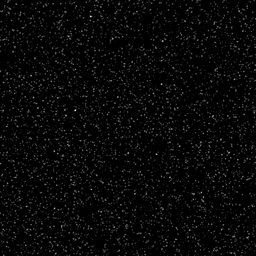
#> input picture exercises/ex2/scripts/B005_1.tif, 256 x 256 px, shrunk from 512 x 512 before the run
$ python 'adding_features_to correlations.py'   (older library calls are emulated)
#> lines starting #> are read from the running program, lines starting #| are printed output that depends on the picture

# coding: utf-8

# # PIV basics 1

#  start analasys of two picture from piv challenge going through the steps in PIV basics

# In[121]:

# This import registers the 3D projection, but is otherwise unused.
from mpl_toolkits.mplot3d import Axes3D  # noqa: F401 unused import
import numpy as np
from matplotlib import pyplot as plt
from scipy.signal import correlate2d
from skimage.feature import match_template
# load the images:
a = plt.imread('B005_1.tif')
#> a is the input picture: shape (256, 256); min 0, max 218, mean 7.5
b = plt.imread('B005_2.tif')
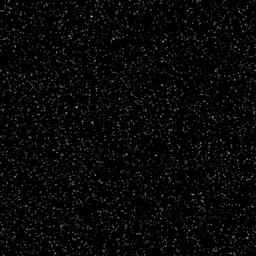
#> input picture exercises/ex2/scripts/B005_2.tif, 256 x 256 px, shrunk from 512 x 512 before the run
#> b is the input picture: shape (256, 256); min 0, max 228, mean 7.5
iw = 16
ia = a[:iw,:iw].copy()
ib = b[:iw,:iw].copy()
ia=ia.astype(np.float)
ib=ib.astype(np.float)
#lets find the displacemant
def RMS2D_1(img, template,maxroll=8):
    #CALCULATES the RMS of the difference between img and template at different shifts of img
    #img-2d array of gray scale value of image at time t
    #template-2d array of gray scale value of image at time t+dt
    #img and template should be same size
    #maxroll- maximun pixel shift of the img 8 pixels is the defult
    #last row/clumn that goes out of array bounds become the first/last row/column
    #i.e the shifted img stays at the same size
    #the function returns a 2d array C at size maxroll+1Xmaxroll+1 wherers
    #C[maxroll,maxroll]-Rms of the difference withount shifts img[i,j] tem[i,j]
    #C[maxroll+x,maxroll+y]-Rms of the difference with shifts img[i+x,j+y] tem[i,j]

#> called with img = array of shape (16, 16), template = array of shape (16, 16), maxroll = 8
    cor=np.zeros((maxroll*2+1,maxroll*2+1))
    for row in range(-maxroll,maxroll+1):
        for col in range(-maxroll,maxroll+1):
            norm=np.mean(img)*np.size(img)+1
            cor[maxroll+row,maxroll+col]=np.sqrt(np.sum(np.square(np.roll(img,(row,col),axis=(0,1)) - template))/norm)
    return cor
#lets find the displacemant
def RMS2D_2(img, template, maxroll=8):
    #CALCULATES the RMS of the difference between img and template at different shifts of img
    #img-2d array of gray scale value of image at time t
    #template-2d array of gray scale value of image at time t+dt
    #img and template should be same size
    #maxroll- maximun pixel shift of the img 8 pixels is the defult
    #last row/clumn that goes out of array bounds is thrown away
    #i.e the shifted img becomes smaller with each shift
    #the function returns a 2d array C at size maxroll+1Xmaxroll+1 wherers
    #C[maxroll,maxroll]-Rms of the difference withount shifts img[i,j] tem[i,j]
    #C[maxroll+x,maxroll+y]-Rms of the difference with shifts img[i+x,j+y] tem[i,j]
    cor=np.zeros((maxroll*2+1,maxroll*2+1))
    for row in range(maxroll+1):
        for col in range(maxroll+1):
            if col==0 and row==0:
                norm=np.mean(img)*np.size(img)+1
                cor[maxroll,maxroll]=np.sqrt(np.sum(np.square(template - img))/norm)
            elif col==0 and row!=0:
                norm1=np.mean(np.roll(img,row,axis=0)[row::,:])*np.size(img[row::,:])+1
                norm2=np.mean(img[row::,:])*np.size(img[row::,:])+1
                cor[maxroll+row,maxroll]=np.sqrt(np.sum(np.square(template[row::,:] - np.roll(img,row,axis=0)[row::,:]))/norm1)
                cor[maxroll-row,maxroll]=np.sqrt(np.sum(np.square(img[row::,:] - np.roll(template,row,axis=0)[row::,:]))/norm2)
            elif row==0 and col!=0:
                norm1=np.mean(np.roll(img,col,axis=1)[:,col::])*np.size(img[:,col::])+1
                norm2=np.mean(img[:,col::])*np.size(img[:,col::])+1
                cor[maxroll,maxroll+col]=np.sqrt(np.sum(np.square(template[:,col::] - np.roll(img,col,axis=1)[:,col::]))/norm1)
                cor[maxroll,maxroll-col]=np.sqrt(np.sum(np.square(img[:,col::] - np.roll(template,col,axis=1)[:,col::]))/norm2)
            else:
                norm1=np.mean(np.roll(img,(row,col),axis=(0,1))[row::,col::])*np.size(img[row::,col::])+1
                norm2=np.mean(img[row::,col::])*np.size(img[row::,col::])+1
                norm3=np.mean(np.roll(img,row,axis=0)[row::,col::])*np.size(img[row::,col::])+1
                norm4=np.mean(np.roll(img,col,axis=1)[row::,col::])*np.size(img[row::,col::])+1
                cor[maxroll+row,maxroll+col]=np.sqrt(np.sum(np.square(template[row::,col::] - np.roll(img,(row,col),axis=(0,1))[row::,col::]))/norm1)
                cor[maxroll-row,maxroll-col]=np.sqrt(np.sum(np.square(img[row::,col::] - np.roll(template,(row,col),axis=(0,1))[row::,col::]))/norm2)
                cor[maxroll+row,maxroll-col]=np.sqrt(np.sum(np.square(np.roll(template,col,axis=1)[row::,col::] - np.roll(img,row,axis=0)[row::,col::]))/norm3)
                cor[maxroll-row,maxroll+col]=np.sqrt(np.sum(np.square(np.roll(template,row,axis=0)[row::,col::] - np.roll(img,col,axis=1)[row::,col::]))/norm4)
    return cor
def my_crosscor2d(img, template, maxroll=8):
    #CALCULATES the cross corelation  between img and template at different shifts of img
    #img-2d array of gray scale value of image at time t
    #template-2d array of gray scale value of image at time t+dt
    #img and template should be same size
    #maxroll- maximun pixel shift of the img 8 pixels is the defult
    #last row/clumn that goes out of array bounds is thrown away
    #i.e the shifted img becomes smaller with each shift
    #the function returns a 2d array C at size maxroll+1Xmaxroll+1 wherers
    #C[maxroll,maxroll]-cross corelation  withount shifts img[i,j] X tem[i,j]
    #C[maxroll+x,maxroll+y]-cross corelation with shifts img[i+x,j+y] X tem[i,j]
    cor=np.zeros((maxroll*2+1,maxroll*2+1))
    for row in range(maxroll+1):
        for col in range(maxroll+1):
            if col==0 and row==0:
                cor[maxroll,maxroll]=np.sum(template * img)
            elif col==0 and row!=0:
                cor[maxroll+row,maxroll]=np.sum(template[row::,:] * np.roll(img,row,axis=0)[row::,:])
                cor[maxroll-row,maxroll]=np.sum(img[row::,:] * np.roll(template,row,axis=0)[row::,:])
            elif row==0 and col!=0:
                cor[maxroll,maxroll+col]=np.sum(template[:,col::] * np.roll(img,col,axis=1)[:,col::])
                cor[maxroll,maxroll-col]=np.sum(img[:,col::] * np.roll(template,col,axis=1)[:,col::])
            else:
                cor[maxroll+row,maxroll+col]=np.sum(template[row::,col::] * np.roll(img,(row,col),axis=(0,1))[row::,col::])
                cor[maxroll-row,maxroll-col]=np.sum(img[row::,col::] * np.roll(template,(row,col),axis=(0,1))[row::,col::])
                cor[maxroll+row,maxroll-col]=np.sum(np.roll(template,col,axis=1)[row::,col::] * np.roll(img,row,axis=0)[row::,col::])
                cor[maxroll-row,maxroll+col]=np.sum(np.roll(template,row,axis=0)[row::,col::] * np.roll(img,col,axis=1)[row::,col::])
    return cor


# let's test that it works indeed by manually rolling (shifting circurlarly) the same image
cor =RMS2D_1(ia,np.roll(ia,(4,-7),axis=(0,1)))
i,j = np.unravel_index(cor.argmin(), cor.shape)
#> i = 12; j = 1
print('cor2d:%d,%d'%(i-8,j-8))
#| cor2d:4,-7
cor=RMS2D_2(ia,np.roll(ia,(4,-7),axis=(0,1)))
i,j = np.unravel_index(cor.argmin(), cor.shape)
print('cor2d:%d,%d'%(i-8,j-8))
#| cor2d:4,-7
cor=my_crosscor2d(ia-ia.mean(),np.roll(ia,(4,-7),axis=(0,1))-ia.mean())
i,j = np.unravel_index(cor.argmax(), cor.shape)
print('cor2d:%d,%d'%(i-8,j-8))
#| cor2d:4,-7
c = correlate2d(np.roll(ia,(4,-7),axis=(0,1))-ia.mean(),np.roll(ia,(0,0),axis=(0,1))-ia.mean())
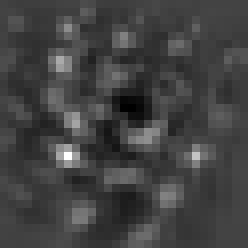
#> c: shape (31, 31) float64 (shown 8 times larger); min -18042, max 51013, mean 0; drawn with min black and max white
i,j = np.unravel_index(c[iw-1-8:iw+8,iw-1-8:iw+8].argmax(), c[iw-1-8:iw+8,iw-1-8:iw+8].shape)
print('cor2d:%d,%d'%(i-8,j-8))
#| cor2d:4,-7
cor1= RMS2D_1(ia,ib)
i,j = np.unravel_index(cor1.argmin(), cor1.shape)
#> i = 8; j = 8
print('RMS1:%d,%d'%(i-8,j-8))
#| RMS1:0,0
cor2 =RMS2D_2(ia,ib)
i,j = np.unravel_index(cor2.argmin(), cor2.shape)
#> j = 9
print('RMS2:%d,%d'%(i-8,j-8))
#| RMS2:0,1
cor3 = my_crosscor2d(ia-ia.mean(),ib-ib.mean())
i,j = np.unravel_index(cor3.argmax(), cor3.shape)
#> j = 8
print('my cross cor:%d,%d'%(i-8,j-8))
#| my cross cor:0,0
cor4 = correlate2d(ib-ib.mean(),ia-ia.mean())
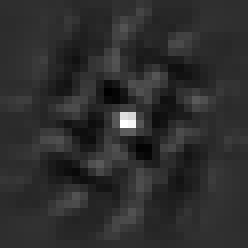
#> cor4: shape (31, 31) float64 (shown 8 times larger); min -18156.5, max 82194, mean 0; drawn with min black and max white
i,j = np.unravel_index(cor4.argmax(), cor4.shape)
#> i = 15; j = 15
print('scipy cross cor:%d,%d'%(i-15,j-15))
#| scipy cross cor:0,0
fig = plt.figure()
ax1 = fig.add_subplot(2, 2, 1, projection='3d')
x=np.arange(8*2+1)
y=np.arange(8*2+1)
X,Y=np.meshgrid(x,y)
surf1 = ax1.plot_surface(X, Y, cor1, cmap='jet')
ax2 = fig.add_subplot(2, 2, 2, projection='3d')
surf2 = ax2.plot_surface(X, Y, cor2, cmap='jet')
ax3 = fig.add_subplot(2,2, 3, projection='3d')
surf3 = ax3.plot_surface(X, Y, cor3, cmap='jet')
ax4 = fig.add_subplot(2,2, 4, projection='3d')
surf4 = ax4.plot_surface(X, Y, cor4[iw-1-8:iw+8,iw-1-8:iw+8], cmap='jet')
#ax.w_zaxis.set_major_locator(LinearLocator(10))
#ax.w_zaxis.set_major_formatter(FormatStrFormatter('%.03f'))
#fig.colorbar(surf, shrink=0.5, aspect=5)

x,y,u_rms1,v_rms1,u_cor,v_cor,u_rms2,v_rms2,u_mycross,v_mycross = [],[],[],[],[],[],[],[],[],[]
for k in range(0,a.shape[0],iw):
    for m in range(0,a.shape[1],iw):
        ia = a[k:k+iw,m:m+iw].copy()
        ib = b[k:k+iw,m:m+iw].copy()
        ia=ia.astype(np.float)
        ib=ib.astype(np.float)
        cor_rms1 = RMS2D_1(ia,ib)
        row,col = np.unravel_index(cor_rms1.argmin(), cor_rms1.shape)
        y.append(k+iw/2.-1)
        x.append(m+iw/2.-1)
        u_rms1.append(col-8)
        v_rms1.append(row-8)
        cor = correlate2d(ib-ib.mean(),ia-ia.mean())
        cor=cor[iw-1-8:iw+8,iw-1-8:iw+8]
        row,col = np.unravel_index(cor.argmax(), cor.shape)
        u_cor.append(col-8)
        v_cor.append(row-8)
        c_rms2 = RMS2D_2(ia,ib)
        row,col = np.unravel_index(c_rms2.argmin(), c_rms2.shape)
        u_rms2.append(col -8)
        v_rms2.append(row- 8)
        c_mycross = my_crosscor2d(ia-ia.mean(),ib-ib.mean())
        row,col = np.unravel_index(c_mycross.argmax(), c_mycross.shape)
        u_mycross.append(col -8)
        v_mycross.append(row- 8)
#> after the loop, u_cor = 256 values, max 4 at index 102, min -4 at index 134, mean -0.0156; u_mycross has the same summary as u_cor; u_rms1 = 256 values, max 4 at index 102, min -8 at index 117, mean -0.0625; u_rms2 = 256 values, max 8 at index 117, min -5 at index 133, mean 0.0391; v_cor = 256 values, max 5 at index 101, min -3 at index 100, mean 0.141; v_mycross has the same summary as v_cor; v_rms1 = 256 values, max 6 at index 118, min -3 at index 100, mean 0.129; v_rms2 = 256 values, max 5 at index 118, min -8 at index 101, mean 0.0586; x = 256 values, max 247 at index 15, min 7 at index 0, mean 127; y = 256 values from 7 to 247

plt.figure(figsize=(12,10))
plt.subplot(2,2,1)
M_rms1 = np.sqrt(pow(np.array(u_rms1), 2) + pow(np.array(v_rms1), 2))
#> M_rms1 = 256 values, max 8.54 at index 117, min 0 at index 0, mean 1.06
plt.quiver(x,y,u_rms1,v_rms1,M_rms1)
plt.title('rms1')

plt.subplot(2,2,2)
M_cor = np.sqrt(pow(np.array(u_cor), 2) + pow(np.array(v_cor), 2))
#> M_cor = 256 values, max 5.83 at index 101, min 0 at index 0, mean 1.02
plt.quiver(x,y,u_cor,v_cor,M_cor)
plt.title('scipy cross cor')

plt.subplot(2,2,3)
M_rms2 = np.sqrt(pow(np.array(u_rms2), 2) + pow(np.array(v_rms2), 2))
#> M_rms2 = 256 values, max 11.31 at index 134, min 0 at index 10, mean 1.17
plt.quiver(x,y,u_rms2,v_rms2,M_rms2)
plt.title('rms2')

plt.subplot(2,2,4)
M_mycross = np.sqrt(pow(np.array(u_mycross), 2) + pow(np.array(v_mycross), 2))
#> M_mycross has the same summary as M_cor
plt.quiver(x,y,u_mycross,v_mycross,M_mycross)
plt.title('my cross cor')


#the results are abit different lets explore it
q_rms1_rms2= M_rms1==M_rms2
problem_rms1_rms2=np.where(q_rms1_rms2==False)
q_mycrosscor_corsscor= M_mycross==M_cor
problem_mycrosscor_corsscor=np.where(q_mycrosscor_corsscor==False)
#> problem_mycrosscor_corsscor = (empty array,)
q_rms1_corsscor= M_rms1==M_cor
problem_rms1_corsscor=np.where(q_rms1_corsscor==False)
#> problem_rms1_corsscor = ([86, 95, 101, 117, 118, 127, 134, 146, 154, 174],)
q_rms2_corsscorr= M_rms2==M_cor
problem_rms2_corsscor=np.where(q_rms2_corsscorr==False)
print('number of different points comparing rms1 to rms2:%d'%np.size(problem_rms1_rms2[0]))
#| number of different points comparing rms1 to rms2:22
print('number of different points coparing my cross cor to scipys:%d'%np.size(problem_mycrosscor_corsscor[0]))
#| number of different points coparing my cross cor to scipys:0
print('number of different points comparing rms1 to crosscor:%d'%np.size(problem_rms1_corsscor[0]))
#| number of different points comparing rms1 to crosscor:10
print('number of different points comparing rms2 to crosscor:%d'%np.size(problem_rms2_corsscor[0]))
#| number of different points comparing rms2 to crosscor:25
#> `#dist_cor= np.sqrt(np.sum(np.square(ib - np.roll(ia,(i-31,j-31),axis=(..`:
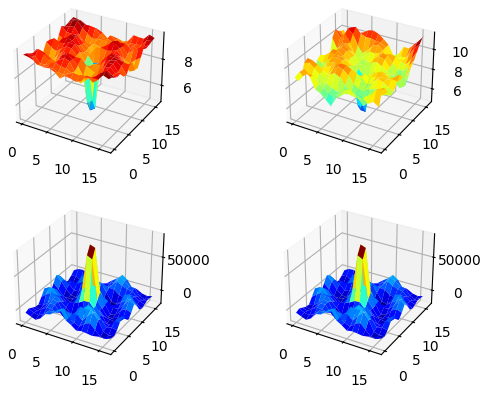
#> figure drawn by matplotlib, 4 panels
#> `#dist_cor= np.sqrt(np.sum(np.square(ib - np.roll(ia,(i-31,j-31),axis=(..`:
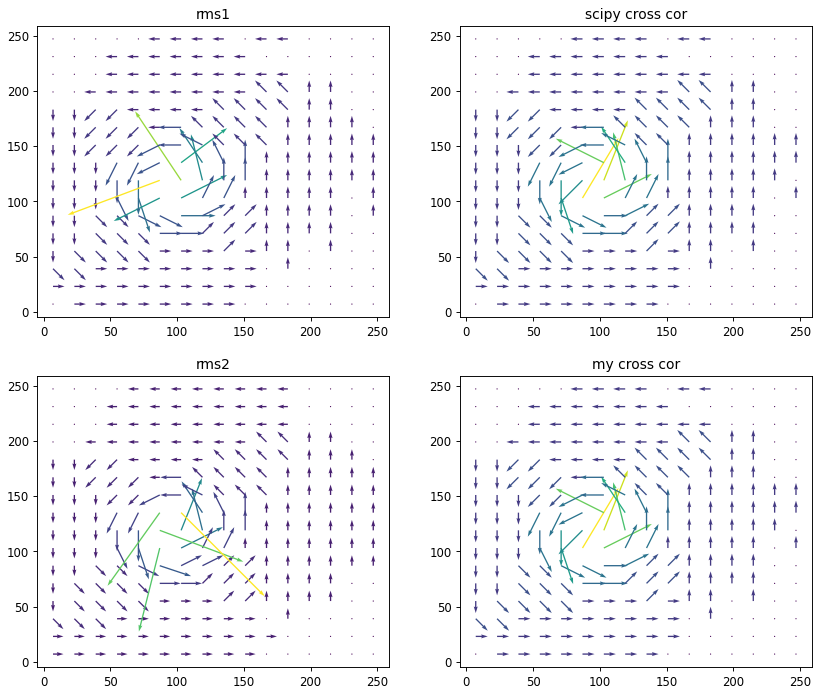
#> figure drawn by matplotlib, 4 panels

# [42 lines of commented-out code are left out]
